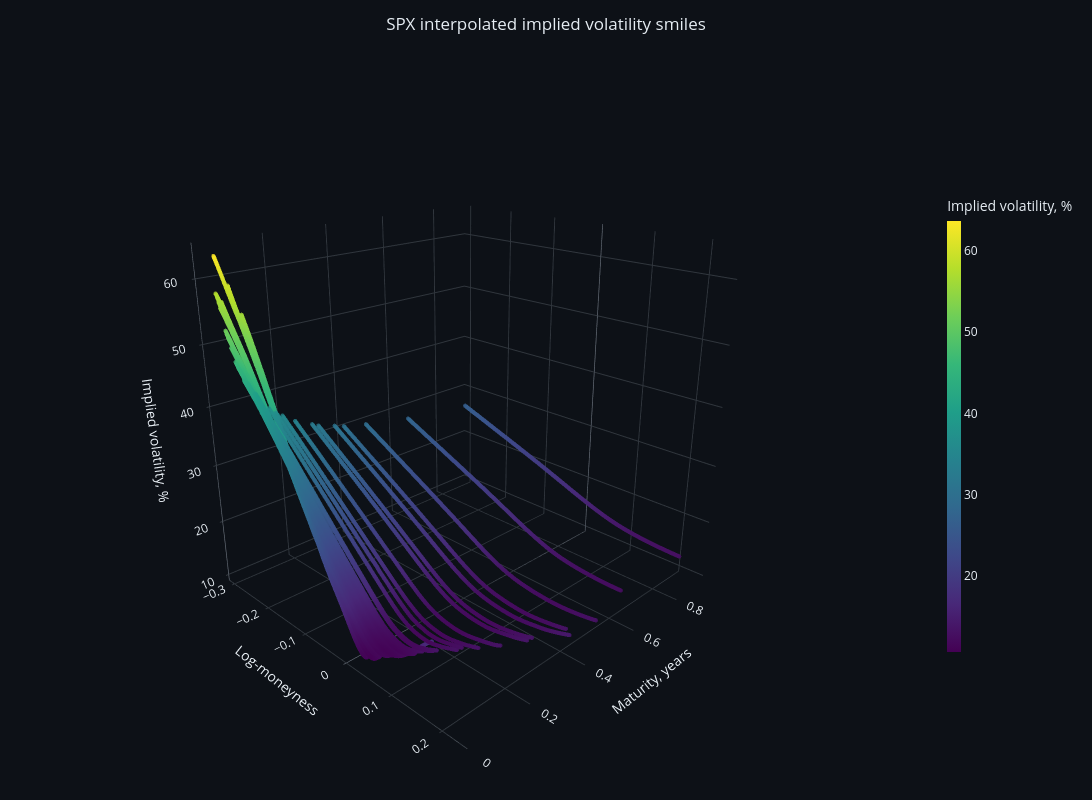

The code cell stored with this chart in its notebook:
### Code cell
points = interpolated_surface[
    (interpolated_surface['T'] >= 7 / 365) &
    (interpolated_surface['T'] <= 1) &
    (interpolated_surface['log_moneyness'].abs() <= 0.3)
].dropna(subset=['impl_vol'])

plot_step = max(1, len(points) // 60_000)
plot_points = points.iloc[::plot_step]

fig = dark_3d_scatter(
    x=plot_points['log_moneyness'],
    y=plot_points['T'],
    z=plot_points['impl_vol'] * 100,
    title='SPX interpolated implied volatility smiles',
    zaxis_title='Implied volatility, %',
    name='Interpolated smiles',
    colorscale='Viridis'
)

fig.show(config={'displaylogo': False, 'responsive': True})

### Figure 1 — Plotly figure (JSON) as saved in the notebook; plotly's stock layout.template omitted (floating-point values rounded to 4 significant figures; data arrays with more than 128 entries replaced by an {"elided": "..."} marker saying what was removed)
{"data": [{"hovertemplate": "k: %{x:.3f}<br>T: %{y:.3f}<br>Volatility: %{z:.2f}%<extra></extra>", "marker": {"color": {"elided": "12424 float values"}, "colorbar": {"len": 0.65, "thickness": 14, "title": {"text": "Implied volatility, %"}}, "colorscale": [[0.0, "#440154"], [0.1111, "#482878"], [0.2222, "#3e4989"], [0.3333, "#31688e"], [0.4444, "#26828e"], [0.5556, "#1f9e89"], [0.6667, "#35b779"], [0.7778, "#6ece58"], [0.8889, "#b5de2b"], [1.0, "#fde725"]], "opacity": 0.75, "showscale": true, "size": 2.5}, "mode": "markers", "name": "Interpolated smiles", "x": {"elided": "12424 float values"}, "y": {"elided": "12424 float values"}, "z": {"elided": "12424 float values"}, "type": "scatter3d"}], "layout": {"title": {"text": "SPX interpolated implied volatility smiles", "x": 0.5, "xanchor": "center"}, "font": {"color": "#e6edf3"}, "hoverlabel": {"font": {"color": "#e6edf3"}, "bgcolor": "#161b22"}, "scene": {"xaxis": {"title": {"text": "Log-moneyness"}, "backgroundcolor": "#0d1117", "gridcolor": "#30363d", "zerolinecolor": "#6e7681", "color": "#e6edf3", "showbackground": true}, "yaxis": {"title": {"text": "Maturity, years"}, "backgroundcolor": "#0d1117", "gridcolor": "#30363d", "zerolinecolor": "#6e7681", "color": "#e6edf3", "showbackground": true}, "zaxis": {"title": {"text": "Implied volatility, %"}, "backgroundcolor": "#0d1117", "gridcolor": "#30363d", "zerolinecolor": "#6e7681", "color": "#e6edf3", "showbackground": true}, "camera": {"eye": {"x": 1.6, "y": -1.6, "z": 0.9}}, "bgcolor": "#0d1117", "aspectmode": "cube"}, "legend": {"bgcolor": "rgba(13, 17, 23, 0.75)", "bordercolor": "#30363d", "borderwidth": 1}, "margin": {"l": 10, "r": 10, "b": 10, "t": 60}, "width": 1100, "height": 800, "paper_bgcolor": "#0d1117", "plot_bgcolor": "#0d1117"}}
